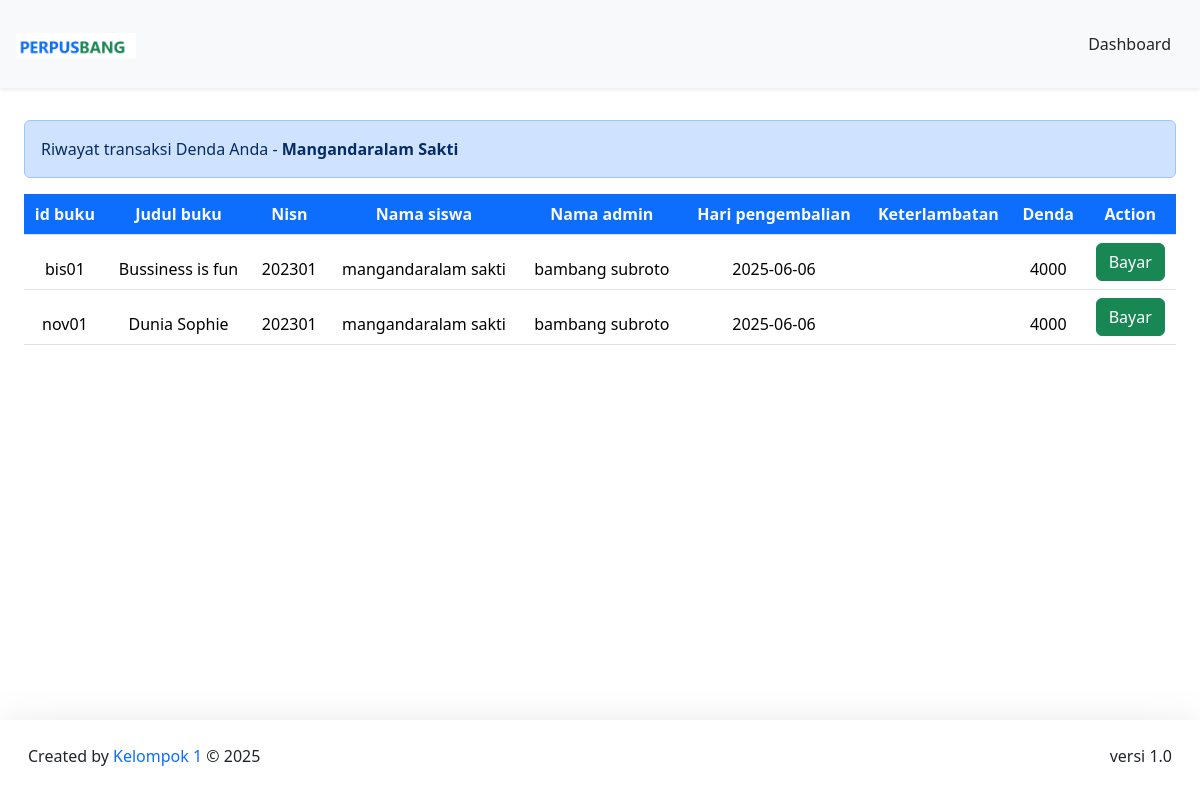
The app's page /DashboardMember/formPeminjaman/TransaksiDenda.php (signed in) with its own data.
### tables this page shows
CREATE TABLE `pengembalian` (
  `id_pengembalian` int(11) NOT NULL,
  `id_peminjaman` int(11) NOT NULL,
  `id_buku` varchar(20) NOT NULL,
  `nisn` int(11) NOT NULL,
  `id_admin` int(11) NOT NULL,
  `buku_kembali` date NOT NULL,
  `keterlambatan` enum('YA','TIDAK') NOT NULL,
  `denda` int(15) NOT NULL,
  `status_denda` enum('Belum Lunas','Lunas') DEFAULT 'Belum Lunas'
);

CREATE TABLE `buku` (
  `cover` varchar(255) NOT NULL,
  `id_buku` varchar(20) NOT NULL,
  `kategori` varchar(255) NOT NULL,
  `judul` varchar(255) NOT NULL,
  `pengarang` varchar(255) NOT NULL,
  `penerbit` varchar(255) NOT NULL,
  `tahun_terbit` date NOT NULL,
  `jumlah_halaman` int(11) NOT NULL,
  `buku_deskripsi` text NOT NULL
);

CREATE TABLE `member` (
  `nisn` int(11) NOT NULL,
  `kode_member` varchar(12) NOT NULL,
  `nama` varchar(255) NOT NULL,
  `password` varchar(255) NOT NULL,
  `jenis_kelamin` varchar(20) NOT NULL,
  `kelas` varchar(5) NOT NULL,
  `jurusan` varchar(50) NOT NULL,
  `no_tlp` varchar(15) NOT NULL,
  `tgl_pendaftaran` date NOT NULL
);

### config/config.php (called while the page is built, shortened)
<?php
$host = "127.0.0.1";
$username = "root";
$password = "";
$database_name = "perpustakaan";
$connection = mysqli_connect($host, $username, $password, $database_name);
function queryReadData($dataKategori) {
  global $connection;
  $result = mysqli_query($connection, $dataKategori);
  $items = [];
  while($item = mysqli_fetch_assoc($result)) {
    $items[] = $item;
  }
  return $items;
}
?>

### DashboardMember/formPeminjaman/TransaksiDenda.php (the view, shortened to what this page needs)
<?php
require "../../config/config.php";
$nisnSiswa = $_SESSION["member"]["nisn"];
$dataDenda = queryReadData("SELECT pengembalian.id_pengembalian, pengembalian.id_peminjaman, pengembalian.id_buku, buku.judul, pengembalian.nisn, member.nama, admin.nama_admin, pengembalian.buku_kembali, pengembalian.keterlambatan, pengembalian.denda
FROM pengembalian
INNER JOIN buku ON pengembalian.id_buku = buku.id_buku
INNER JOIN member ON pengembalian.nisn = member.nisn
INNER JOIN admin ON pengembalian.id_admin = admin.id
WHERE pengembalian.nisn = $nisnSiswa && pengembalian.denda > 0");
?>
<!DOCTYPE html>
<html lang="en">
  <head>
    <link href="https://cdn.jsdelivr.net/npm/bootstrap@5.3.2/dist/css/bootstrap.min.css" rel="stylesheet">
  </head>
  <body>
    <nav class="navbar fixed-top bg-body-tertiary shadow-sm">
      <div class="container-fluid p-3">
        <a class="navbar-brand" href="#">
          <img src="../../assets/logoo.png" alt="logo" width="120px">
        </a>
        <a class="btn btn-tertiary" href="../dashboardMember.php">Dashboard</a>
      </div>
    </nav>
  <div class="p-4 mt-5">
    <div class="mt-5 alert alert-primary" role="alert">Riwayat transaksi Denda Anda - <span class="fw-bold text-capitalize"><?php echo htmlentities($_SESSION["member"]["nama"]); ?></span></div>
  <div class="table-responsive mt-3">
    <table class="table table-striped table-hover">
      <thead class="text-center">
      <tr>
        <th class="bg-primary text-light">id buku</th>
        <th class="bg-primary text-light">Judul buku</th>
        <th class="bg-primary text-light">Nisn</th>
        <th class="bg-primary text-light">Nama siswa</th>
        <th class="bg-primary text-light">Nama admin</th>
        <th class="bg-primary text-light">Hari pengembalian</th>
        <th class="bg-primary text-light">Keterlambatan</th>
        <th class="bg-primary text-light">Denda</th>
        <th class="bg-primary text-light">Action</th>
      </tr>
      <thead class="text-center">
        <?php foreach ($dataDenda as $item) : ?>
      <tr>
        <td><?= $item["id_buku"]; ?></td>
        <td><?= $item["judul"]; ?></td>
        <td><?= $item["nisn"]; ?></td>
        <td><?= $item["nama"]; ?></td>
        <td><?= $item["nama_admin"]; ?></td>
        <td><?= $item["buku_kembali"]; ?></td>
        <td><?= $item["keterlambatan"]; ?></td>
        <td><?= $item["denda"]; ?></td>
        <td>
          <a class="btn btn-success" href="formBayarDenda.php?id=<?= $item["id_pengembalian"]; ?>">Bayar</a>
        </td>
      </tr>
        <?php endforeach; ?>
    </table>
    </div>
  </div>
  <footer class="fixed-bottom shadow-lg bg-subtle p-3">
      <div class="container-fluid d-flex justify-content-between">
           <p class="mt-2">Created by <span class="text-primary"> Kelompok 1</span> © 2025</p>
      <p class="mt-2">versi 1.0</p>
      </div>
  </footer>
  </body>
</html>

### records on screen
pengembalian: id_buku "bis01", id_buku.judul "Bussiness is fun", nisn "202301", nisn.nama "mangandaralam sakti", id_admin.nama_admin "bambang subroto", buku_kembali "2025-06-06", denda "4000"
pengembalian: id_buku "nov01", id_buku.judul "Dunia Sophie", nisn "202301", nisn.nama "mangandaralam sakti", id_admin.nama_admin "bambang subroto", buku_kembali "2025-06-06", denda "4000"

### other values on screen
$_SESSION["member"]["nama"] "Mangandaralam Sakti"
